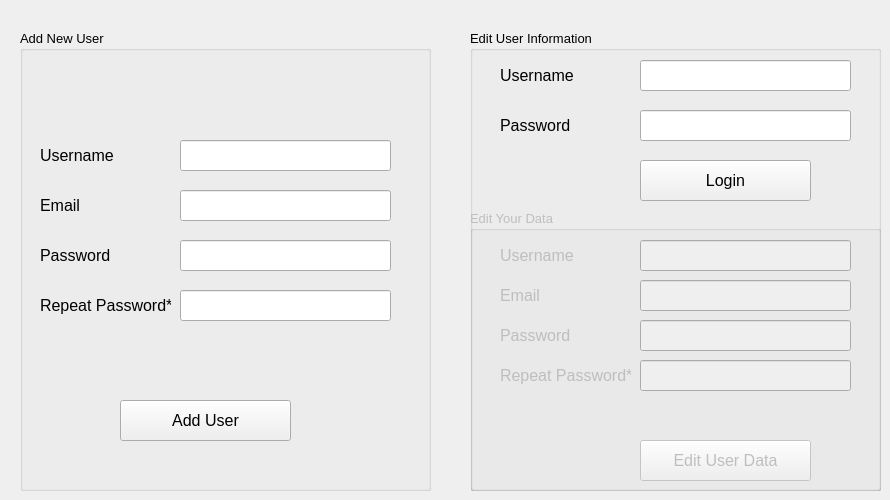
    <widget class="QWidget" name="tab_3">
     <attribute name="title">
      <string>Page</string>
     </attribute>
     <widget class="QGroupBox" name="groupBox">
      <property name="geometry">
       <rect>
        <x>20</x>
        <y>30</y>
        <width>411</width>
        <height>461</height>
       </rect>
      </property>
      <property name="font">
       <font>
        <family>Segoe UI</family>
        <pointsize>10</pointsize>
       </font>
      </property>
      <property name="title">
       <string>Add New User</string>
      </property>
      <widget class="QLabel" name="label_24">
       <property name="geometry">
        <rect>
         <x>20</x>
         <y>110</y>
         <width>81</width>
         <height>31</height>
        </rect>
       </property>
       <property name="font">
        <font>
         <family>Segoe UI</family>
         <pointsize>12</pointsize>
        </font>
       </property>
       <property name="text">
        <string>Username</string>
       </property>
      </widget>
      <widget class="QLineEdit" name="lineEdit_13">
       <property name="geometry">
        <rect>
         <x>160</x>
         <y>110</y>
         <width>211</width>
         <height>31</height>
        </rect>
       </property>
      </widget>
      <widget class="QLabel" name="label_25">
       <property name="geometry">
        <rect>
         <x>20</x>
         <y>160</y>
         <width>81</width>
         <height>31</height>
        </rect>
       </property>
       <property name="font">
        <font>
         <family>Segoe UI</family>
         <pointsize>12</pointsize>
        </font>
       </property>
       <property name="text">
        <string>Email</string>
       </property>
      </widget>
      <widget class="QLineEdit" name="lineEdit_14">
       <property name="geometry">
        <rect>
         <x>160</x>
         <y>160</y>
         <width>211</width>
         <height>31</height>
        </rect>
       </property>
      </widget>
      <widget class="QLabel" name="label_26">
       <property name="geometry">
        <rect>
         <x>20</x>
         <y>210</y>
         <width>111</width>
         <height>31</height>
        </rect>
       </property>
       <property name="font">
        <font>
         <family>Segoe UI</family>
         <pointsize>12</pointsize>
        </font>
       </property>
       <property name="text">
        <string>Password</string>
       </property>
      </widget>
      <widget class="QLineEdit" name="lineEdit_15">
       <property name="geometry">
        <rect>
         <x>160</x>
         <y>210</y>
         <width>211</width>
         <height>31</height>
        </rect>
       </property>
       <property name="echoMode">
        <enum>QLineEdit::Password</enum>
       </property>
       <property name="readOnly">
        <bool>false</bool>
       </property>
      </widget>
      <widget class="QLabel" name="label_27">
       <property name="geometry">
        <rect>
         <x>20</x>
         <y>260</y>
         <width>131</width>
         <height>31</height>
        </rect>
       </property>
       <property name="font">
        <font>
         <family>Segoe UI</family>
         <pointsize>12</pointsize>
        </font>
       </property>
       <property name="text">
        <string>Repeat Password*</string>
       </property>
      </widget>
      <widget class="QLineEdit" name="lineEdit_16">
       <property name="geometry">
        <rect>
         <x>160</x>
         <y>260</y>
         <width>211</width>
         <height>31</height>
        </rect>
       </property>
       <property name="echoMode">
        <enum>QLineEdit::Password</enum>
       </property>
      </widget>
      <widget class="QPushButton" name="pushButton_13">
       <property name="geometry">
        <rect>
         <x>100</x>
         <y>370</y>
         <width>171</width>
         <height>41</height>
        </rect>
       </property>
       <property name="font">
        <font>
         <family>Segoe UI</family>
         <pointsize>12</pointsize>
        </font>
       </property>
       <property name="text">
        <string>Add User</string>
       </property>
      </widget>
      <widget class="QLabel" name="label_9">
       <property name="geometry">
        <rect>
         <x>30</x>
         <y>320</y>
         <width>371</width>
         <height>31</height>
        </rect>
       </property>
       <property name="font">
        <font>
         <family>Segoe UI</family>
         <pointsize>18</pointsize>
        </font>
       </property>
       <property name="text">
        <string/>
       </property>
      </widget>
     </widget>
     <widget class="QGroupBox" name="groupBox_2">
      <property name="geometry">
       <rect>
        <x>470</x>
        <y>30</y>
        <width>411</width>
        <height>461</height>
       </rect>
      </property>
      <property name="font">
       <font>
        <family>Segoe UI</family>
        <pointsize>10</pointsize>
       </font>
      </property>
      <property name="title">
       <string>Edit User Information</string>
      </property>
      <widget class="QLabel" name="label_32">
       <property name="geometry">
        <rect>
         <x>30</x>
         <y>30</y>
         <width>91</width>
         <height>31</height>
        </rect>
       </property>
       <property name="font">
        <font>
         <family>Segoe UI</family>
         <pointsize>12</pointsize>
        </font>
       </property>
       <property name="text">
        <string>Username</string>
       </property>
      </widget>
      <widget class="QLineEdit" name="lineEdit_21">
       <property name="geometry">
        <rect>
         <x>170</x>
         <y>30</y>
         <width>211</width>
         <height>31</height>
        </rect>
       </property>
      </widget>
      <widget class="QLabel" name="label_33">
       <property name="geometry">
        <rect>
         <x>30</x>
         <y>80</y>
         <width>91</width>
         <height>31</height>
        </rect>
       </property>
       <property name="font">
        <font>
         <family>Segoe UI</family>
         <pointsize>12</pointsize>
        </font>
       </property>
       <property name="text">
        <string>Password</string>
       </property>
      </widget>
      <widget class="QLineEdit" name="lineEdit_22">
       <property name="geometry">
        <rect>
         <x>170</x>
         <y>80</y>
         <width>211</width>
         <height>31</height>
        </rect>
       </property>
       <property name="echoMode">
        <enum>QLineEdit::Password</enum>
       </property>
      </widget>
      <widget class="QPushButton" name="pushButton_15">
       <property name="geometry">
        <rect>
         <x>170</x>
         <y>130</y>
         <width>171</width>
         <height>41</height>
        </rect>
       </property>
       <property name="font">
        <font>
         <family>Segoe UI</family>
         <pointsize>12</pointsize>
        </font>
       </property>
       <property name="text">
        <string>Login</string>
       </property>
      </widget>
      <widget class="QPushButton" name="pushButton_16">
       <property name="geometry">
        <rect>
         <x>190</x>
         <y>500</y>
         <width>171</width>
         <height>31</height>
        </rect>
       </property>
       <property name="font">
        <font>
         <family>Segoe UI</family>
         <pointsize>12</pointsize>
        </font>
       </property>
       <property name="text">
        <string>Add User</string>
       </property>
      </widget>
      <widget class="QGroupBox" name="groupBox_4">
       <property name="enabled">
        <bool>false</bool>
       </property>
       <property name="geometry">
        <rect>
         <x>0</x>
         <y>180</y>
         <width>411</width>
         <height>281</height>
        </rect>
       </property>
       <property name="font">
        <font>
         <family>Segoe UI</family>
         <pointsize>10</pointsize>
        </font>
       </property>
       <property name="title">
        <string>Edit Your Data</string>
       </property>
       <property name="flat">
        <bool>false</bool>
       </property>
       <property name="checkable">
        <bool>false</bool>
       </property>
       <widget class="QLabel" name="label_37">
        <property name="geometry">
         <rect>
          <x>30</x>
          <y>190</y>
          <width>351</width>
          <height>31</height>
         </rect>
        </property>
        <property name="font">
         <font>
          <family>Segoe UI</family>
          <pointsize>12</pointsize>
         </font>
        </property>
        <property name="text">
         <string/>
        </property>
       </widget>
       <widget class="QLineEdit" name="lineEdit_28">
        <property name="geometry">
         <rect>
          <x>170</x>
          <y>110</y>
          <width>211</width>
          <height>31</height>
         </rect>
        </property>
        <property name="echoMode">
         <enum>QLineEdit::Password</enum>
        </property>
       </widget>
       <widget class="QLineEdit" name="lineEdit_31">
        <property name="geometry">
         <rect>
          <x>170</x>
          <y>30</y>
          <width>211</width>
          <height>31</height>
         </rect>
        </property>
       </widget>
       <widget class="QLabel" name="label_39">
        <property name="geometry">
         <rect>
          <x>30</x>
          <y>30</y>
          <width>111</width>
          <height>31</height>
         </rect>
        </property>
        <property name="font">
         <font>
          <family>Segoe UI</family>
          <pointsize>12</pointsize>
         </font>
        </property>
        <property name="text">
         <string>Username</string>
        </property>
       </widget>
       <widget class="QLabel" name="label_43">
        <property name="geometry">
         <rect>
          <x>30</x>
          <y>110</y>
          <width>111</width>
          <height>31</height>
         </rect>
        </property>
        <property name="font">
         <font>
          <family>Segoe UI</family>
          <pointsize>12</pointsize>
         </font>
        </property>
        <property name="text">
         <string>Password</string>
        </property>
       </widget>
       <widget class="QPushButton" name="pushButton_19">
        <property name="geometry">
         <rect>
          <x>170</x>
          <y>230</y>
          <width>171</width>
          <height>41</height>
         </rect>
        </property>
        <property name="font">
         <font>
          <family>Segoe UI</family>
          <pointsize>12</pointsize>
         </font>
        </property>
        <property name="text">
         <string>Edit User Data</string>
        </property>
       </widget>
       <widget class="QLineEdit" name="lineEdit_32">
        <property name="geometry">
         <rect>
          <x>170</x>
          <y>150</y>
          <width>211</width>
          <height>31</height>
         </rect>
        </property>
        <property name="echoMode">
         <enum>QLineEdit::Password</enum>
        </property>
       </widget>
       <widget class="QLineEdit" name="lineEdit_33">
        <property name="geometry">
         <rect>
          <x>170</x>
          <y>70</y>
          <width>211</width>
          <height>31</height>
         </rect>
        </property>
       </widget>
       <widget class="QLabel" name="label_44">
        <property name="geometry">
         <rect>
          <x>30</x>
          <y>150</y>
          <width>131</width>
          <height>31</height>
         </rect>
        </property>
        <property name="font">
         <font>
          <family>Segoe UI</family>
          <pointsize>12</pointsize>
         </font>
        </property>
        <property name="text">
         <string>Repeat Password*</string>
        </property>
       </widget>
       <widget class="QLabel" name="label_45">
        <property name="geometry">
         <rect>
          <x>30</x>
          <y>70</y>
          <width>111</width>
          <height>31</height>
         </rect>
        </property>
        <property name="font">
         <font>
          <family>Segoe UI</family>
          <pointsize>12</pointsize>
         </font>
        </property>
        <property name="text">
         <string>Email</string>
        </property>
       </widget>
      </widget>
     </widget>
    </widget>
